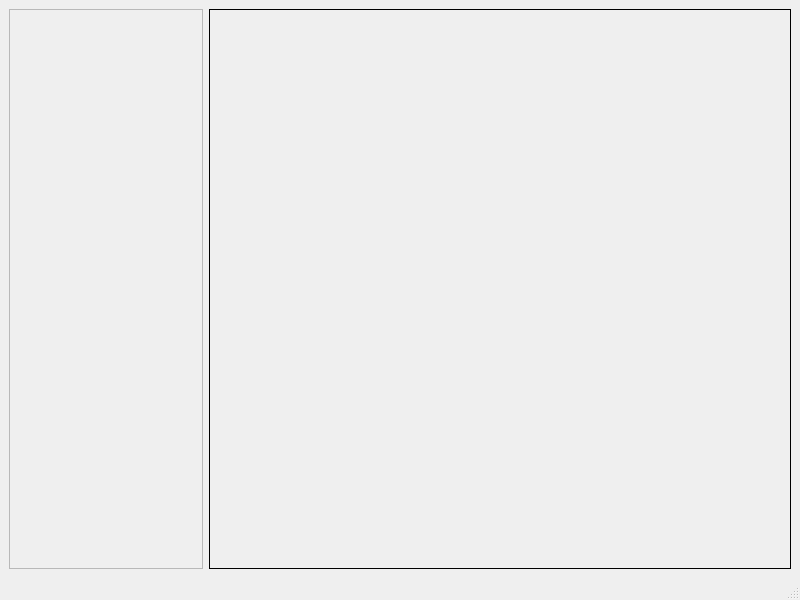
<?xml version="1.0" encoding="UTF-8"?>
<ui version="4.0">
 <class>ExampleScene</class>
 <widget class="QMainWindow" name="ExampleScene">
  <property name="geometry">
   <rect>
    <x>0</x>
    <y>0</y>
    <width>800</width>
    <height>600</height>
   </rect>
  </property>
  <property name="windowTitle">
   <string>ExampleScene</string>
  </property>
  <widget class="QWidget" name="centralwidget">
   <layout class="QGridLayout" name="gridLayout" columnstretch="1,3">
    <item row="0" column="1">
     <widget class="QFrame" name="SceneWidget">
      <property name="frameShape">
       <enum>QFrame::Box</enum>
      </property>
      <property name="frameShadow">
       <enum>QFrame::Plain</enum>
      </property>
     </widget>
    </item>
    <item row="0" column="0">
     <widget class="QScrollArea" name="scrollArea">
      <property name="widgetResizable">
       <bool>true</bool>
      </property>
      <property name="alignment">
       <set>Qt::AlignLeading|Qt::AlignLeft|Qt::AlignTop</set>
      </property>
      <widget class="QWidget" name="scrollAreaWidgetContents">
       <property name="geometry">
        <rect>
         <x>0</x>
         <y>0</y>
         <width>192</width>
         <height>538</height>
        </rect>
       </property>
       <layout class="QVBoxLayout" name="verticalLayout">
        <property name="leftMargin">
         <number>9</number>
        </property>
       </layout>
      </widget>
     </widget>
    </item>
   </layout>
  </widget>
  <widget class="QMenuBar" name="menubar">
   <property name="geometry">
    <rect>
     <x>0</x>
     <y>0</y>
     <width>800</width>
     <height>20</height>
    </rect>
   </property>
  </widget>
  <widget class="QStatusBar" name="statusbar"/>
 </widget>
 <resources/>
 <connections/>
</ui>
